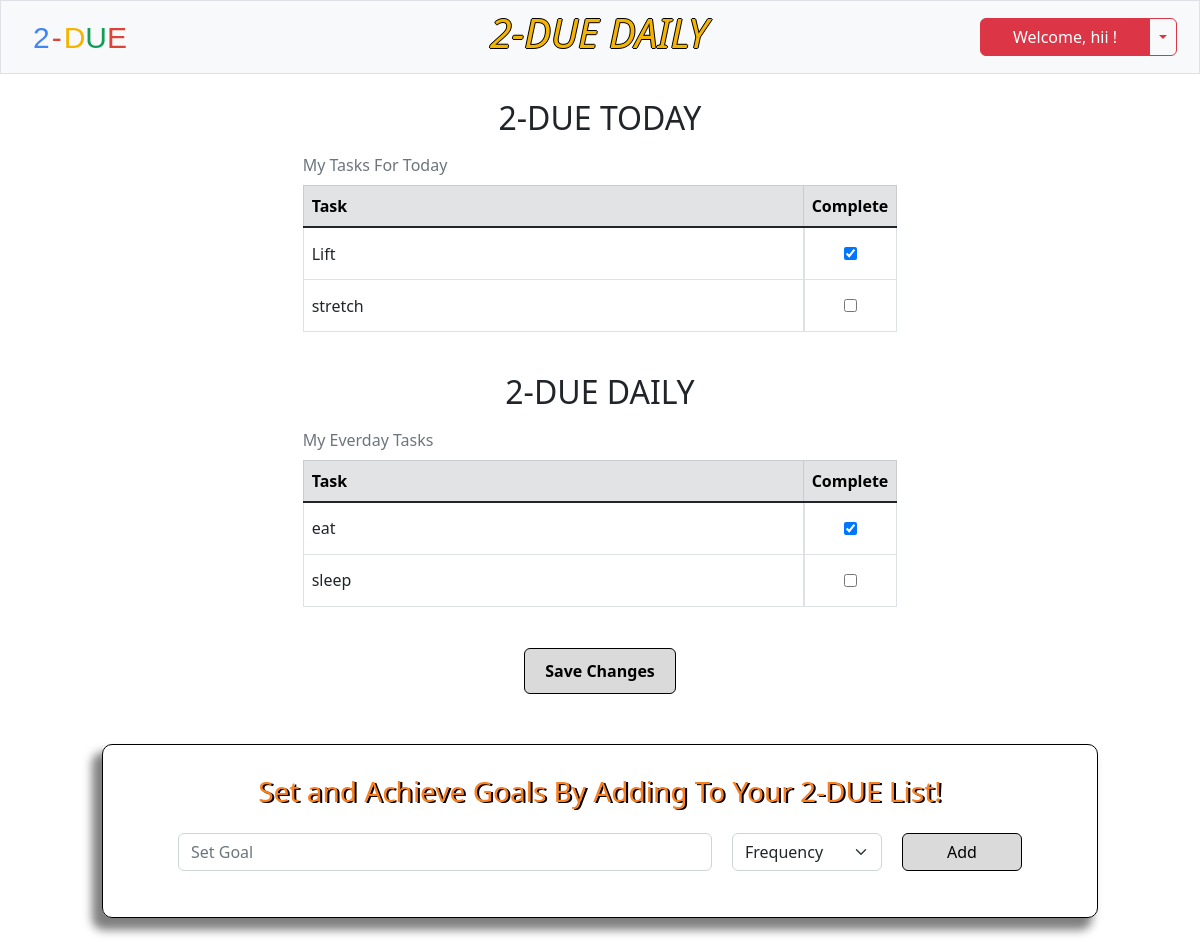
The app's page /daily (signed in), older data.
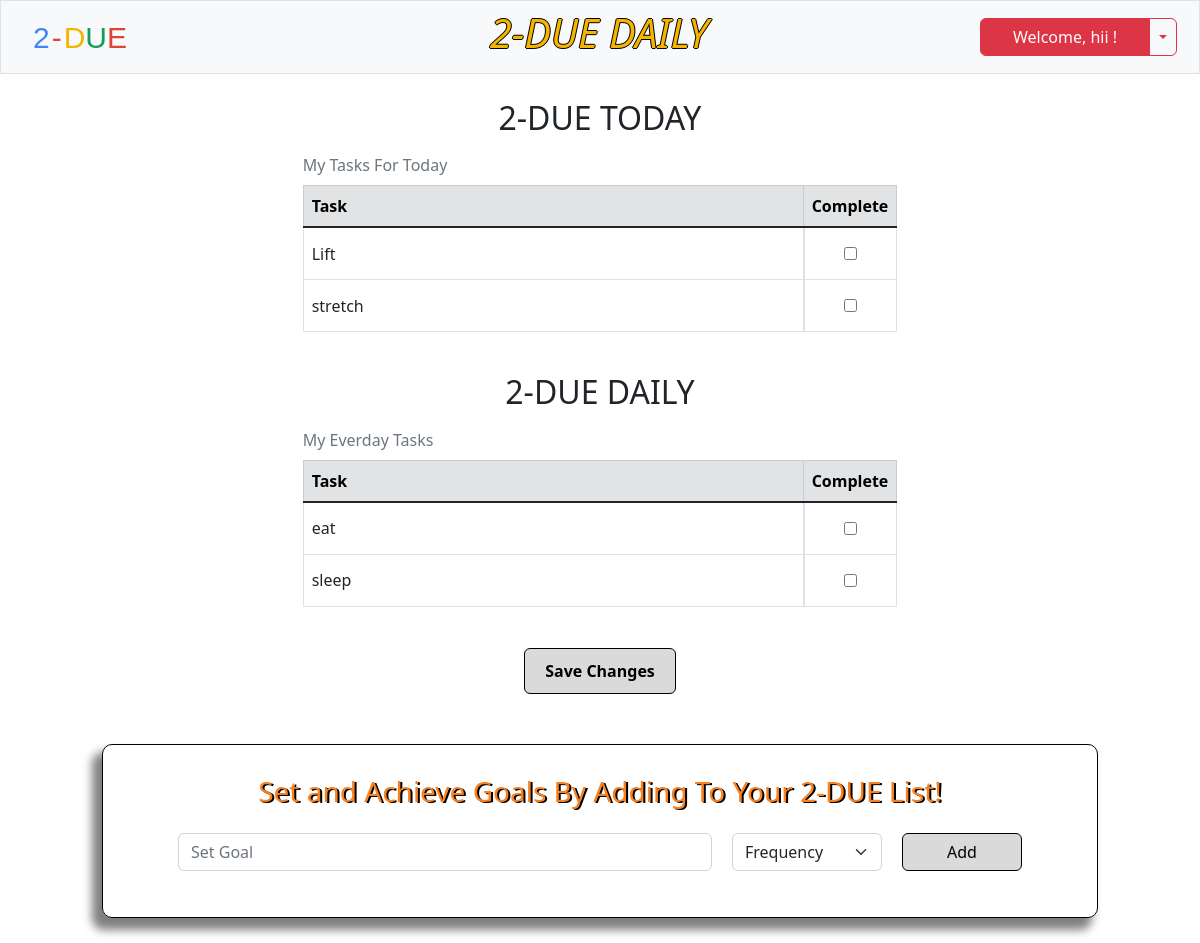
The same page, newer data.
### tables this page shows
CREATE TABLE users (id INTEGER PRIMARY KEY AUTOINCREMENT NOT NULL, username TEXT NOT NULL, hash TEXT NOT NULL, security_code INTEGER NOT NULL);

CREATE TABLE todo (id INTEGER NOT NULL, task_id INTEGER PRIMARY KEY AUTOINCREMENT NOT NULL, task TEXT NOT NULL, frequency TEXT NOT NULL, completeness TEXT NOT NULL);

### app.py (the view, shortened to what this page needs)
@app.route('/daily', methods=['GET', 'POST'])
def daily():
    if request.method == "GET":
        id = session['user_id']
        username = db.execute("SELECT username FROM users WHERE id = ?", id)[0]['username']
        daily = db.execute("SELECT * FROM todo WHERE id = (?) AND frequency = (?)", session['user_id'], 'today')
        everyday = db.execute("SELECT * FROM todo WHERE id = (?) AND frequency = (?)", session['user_id'], 'everyday')
        return render_template('daily.html', username=username, daily=daily, everyday=everyday)

### app.py (called while the page is built)
@app.after_request
def after_request(response):
    response.headers['Cache-Control'] = 'no-cache, no store, must-revalidate'
    response.headers['Expires'] = 0
    response.headers['Pragma'] = 'no-cache'
    return response

### templates/daily.html (shortened to what this page needs)
{% extends 'layout.html' %}
{% block nav %}
    <a class="navbar-brand" href="/daily"><span class="blue">2</span><span class="red dash">-</span><span class="yellow">D</span><span class="green">U</span><span class="red">E</span></a>
    <h2 class="weather-header"><em>2-DUE DAILY</em></h2>
    <div class="login btn-group">
        <button type="button" class="btn btn-danger" id="menu-btn">Welcome, {{ username }} !</button>
        <button type="button" class="btn btn-outline-danger dropdown-toggle dropdown-toggle-split" data-bs-toggle="dropdown" aria-expanded="false">
        </button>
    </div>
{% endblock %}
{% block main %}
<form action="/daily" class="save-today" method="post">
    <div class="daily-table">
        <h2 style="text-align: center; margin-top: 25px;">2-DUE TODAY</h2>
            <table class="table table-hover table-bordered">
                <caption>My Tasks For Today</caption>
                <thead>
                    <tr class="table-secondary">
                        <th class="text-start task-head">Task</th>
                        <th class="text-start">Complete</th>
                    </tr>
                </thead>
                <tbody class="table-group-divider">
                {% if daily %}
                {% for row in daily %}
                <tr>
                    <td class="text-start task">{{ row.task }}</td>
                    {% if row.completeness == 'incomplete' %}
                    <td class="center-td"><input type='checkbox' id='incomplete' value="{{ row.task_id }}" name="checkbox"></td>
                    {% else %}
                    <td class="center-td"><input type="checkbox" id="complete" value="{{ row.task_id }}" name="checkbox" checked></td>
                    {% endif %}
                </tr>
                {% endfor %}
                {% endif %}
                </tbody>
            </table>
    </div>
    <div class="daily-table">
        <h2 style="text-align: center;">2-DUE DAILY</h2>
        <table class="table table-hover table-bordered">
            <caption>My Everday Tasks</caption>
            <thead>
                <tr class="table-secondary">
                    <th class="text-start task-head">Task</th>
                    <th class="text-start">Complete</th>
                </tr>
            </thead>
            <tbody class="table-group-divider">
            {% if everyday %}
            {% for row in everyday %}
            <tr>
                <td class="text-start task">{{ row.task }}</td>
                {% if row.completeness == 'incomplete' %}
                <td class="center-td"><input type='checkbox' id='incomplete' value="{{ row.task_id }}" name="checkbox"></td>
                {% else %}
                <td class="center-td"><input type="checkbox" id="complete" value="{{ row.task_id }}" name="checkbox" checked></td>
                {% endif %}
            </tr>
            {% endfor %}
            {% endif %}
            </tbody>
        </table>
    </div>
    <button type="submit" class="btn btn-primary" id="save-daily" name="save-daily">Save Changes</button>
</form>
    <form action="/daily" class="daily" method="post">
        <div class="daily-header">
            <h3>Set and Achieve Goals By Adding To Your 2-DUE List!</h3>
        </div>
        <div class="mb-3 goals">
            <input autocomplete="off" class="form-control mx-auto w-auto" id="daily" name="daily" placeholder="Set Goal" size="50" required>
            <select class="form-select select" name="goal-type" id="goal-type" required >
                <option value="select" selected disabled>Frequency</option>
            </select>
            <button class="btn btn-primary" id="daily-submit" name="daily-submit" type="submit">Add</button>
        </div>
    </form>
{% endblock %}

### templates/layout.html (shortened to what this page needs)
<!DOCTYPE html>
<html lang="en">
    <head>
        <link href="https://cdn.jsdelivr.net/npm/bootstrap@5.2.2/dist/css/bootstrap.min.css" rel="stylesheet">
        <link rel="stylesheet" href="/static/layout.css">
    </head>
    <body>
        <div class="main">
            <nav class="bg-light border navbar navbar-expand-md navbar-light">
                <div class="container-fluid">
                    {% block nav %}{% endblock %}
                </div>
            </nav>
            <div class="body">
            {% block main %}{% endblock %}
            </div>
        </div>
    </body>
</html>

### static/layout.css (style rules this page uses)
.main { display: flex; flex-flow: column; }
.navbar { min-height: 55px; }
.navbar-brand { margin-left: 20px; }
span { font-size: 30px; font-family: 'Product Sans', sans-serif; }
.blue { color: #4285F4; }
.red { color: #DB4437; }
.dash { padding-left: 2px; padding-right: 2px; }
.yellow { color: #F4B400; }
.green { color: #0F9D58; }
.body { display: flex; flex-flow: column; align-items: center; }
.container-fluid { min-width: 763px; }
.login { margin-right: 10px; }
.btn-primary { width: 120px; color: black; background-color: #dadada; border: 1px solid black; position: relative; }
.weather-header { color: #F4B400; text-shadow: 1px 0 0 #000, 0 -1px 0 #000, 0 1px 0 #000, -1px 0 0 #000; font-size: 40px; margin-left: 75px; }
#menu-btn { width: 170px; font-size: 16px; }
.daily { border: 1px solid black; border-radius: 10px; padding: 30px 75px; margin: 25px 0px; box-shadow: -8px 10px 10px 2px rgba(0, 0, 0, 0.5); }
.goals { display: flex; gap: 20px; }
.select { width: 150px; }
.daily-header { text-align: center; color:rgb(250, 129, 31); text-shadow: 2px 1px #000; margin-bottom: 25px; }
.center-td { display: flex; justify-content: center; align-items: center; }
.center-td input { height: 35px; }
.task-head { min-width: 500px; max-width: 750px; max-height: 52px; }
.task { vertical-align: middle; overflow-x: auto; }
caption { caption-side: top; }
.daily-table { margin-bottom: 25px; }
#save-daily { min-width: fit-content; padding: 10px 20px; font-weight: bold; margin-bottom: 25px; }
.save-today { display: flex; flex-direction: column; align-items: center; }

Row changes from the older to the newer data that the page shows:
changed todo "Lift": completeness "complete" → "incomplete" (drawn); checkbox "☑" → "☐"
changed todo "eat": completeness "complete" → "incomplete" (drawn); checkbox "☑" → "☐"
